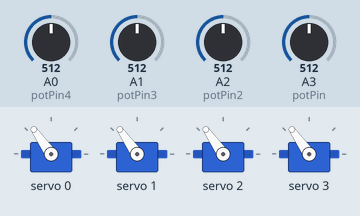
The sketch below on a simulated Arduino Uno, built with avr-gcc and run on an emulated ATmega328P. Shown: 4 × servo. The test bench sets the inputs (shaded band); at power-on: A0 (potPin4) = 512, A1 (potPin3) = 512, A2 (potPin2) = 512, A3 (potPin) = 512.

Above: at 1.2 s.
1.3 s: A0 (potPin4) set to 610
At 2.5 s:
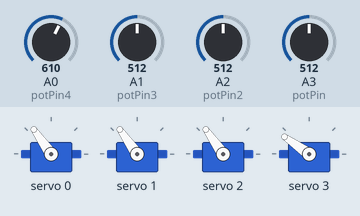
2.8 s: A1 (potPin3) set to 610
At 3.7 s:
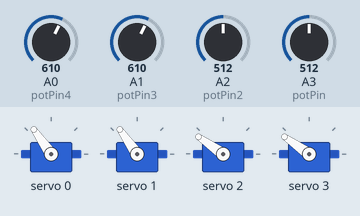
4.3 s: A2 (potPin2) set to 610
At 4.6 s:
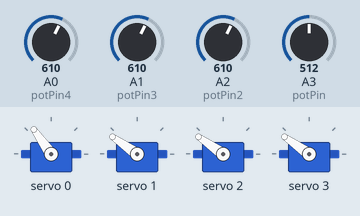
5.8 s: A3 (potPin) set to 610
At 6.9 s:
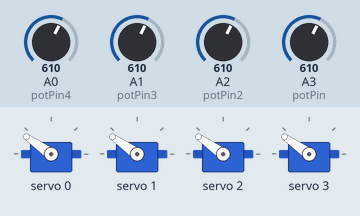
7.3 s: A0 (potPin4) set to 716
At 8.2 s:
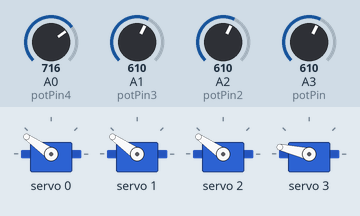
8.8 s: A1 (potPin3) set to 716
At 9.3 s:
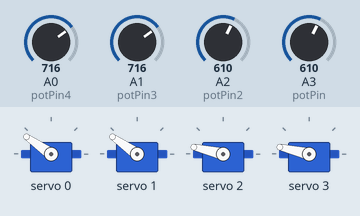
Timing chart, 0 to 11.3 s (numbered marks = the images above; inputs shaded):
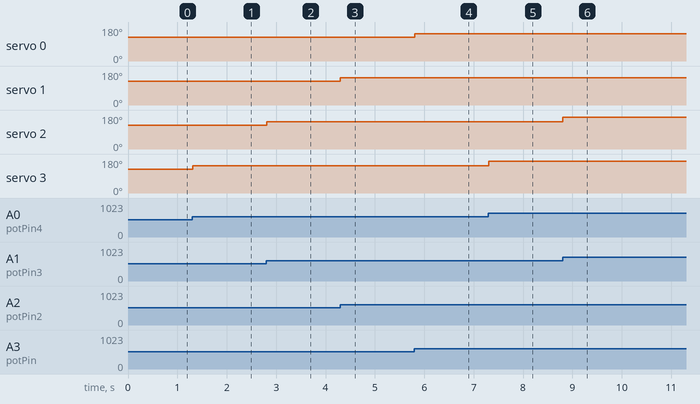

The sketch:

First_Robot_prototype_code_PCA.ino
```cpp
#include <Adafruit_PWMServoDriver.h>
#include <Wire.h>


Adafruit_PWMServoDriver pwm = Adafruit_PWMServoDriver();

#define SERVOMIN 150
#define SERVOMAX 600
#define SERVO_FREQ 50  //freq the servos run at

uint8_t servoOne = 0;  //the servo is connected at 0
uint8_t servoTwo = 1;
uint8_t servoThree = 2;
uint8_t servoFour = 3;

int const potPin = A3;
int const potPin2 = A2;
int const potPin3 = A1;
int const potPin4 = A0;
int angle1;
int angle2;
int angle3;
int angle4;
int potVal;


void setup() {
  // put your setup code here, to run once:
  pinMode(A3, INPUT); //1
  pinMode(A2, INPUT); //2
  pinMode(A1, INPUT); //3
  pinMode(A0, INPUT); //4
  //pinMode(13, OUTPUT);


  Serial.begin(9600);

  pwm.begin();
  pwm.setOscillatorFrequency(27000000);
  pwm.setPWMFreq(SERVO_FREQ);

  digitalWrite(13,HIGH);

  delay(10);
}

void loop() {

  potVal = analogRead(A3);
  angle1 = map(potVal, 0, 1023, SERVOMIN, SERVOMAX);
  pwm.setPWM(servoOne, 0, angle1);

  potVal = analogRead(A2);
  angle2 = map(potVal, 0, 1023, SERVOMIN, SERVOMAX);
  pwm.setPWM(servoTwo, 0, angle2);

  potVal = analogRead(A1);
  angle3 = map(potVal, 0, 1023, SERVOMIN, SERVOMAX);
  pwm.setPWM(servoThree, 0, angle3);

  potVal = analogRead(A0);
  angle4 = map(potVal, 0, 1023, SERVOMIN, SERVOMAX);
  pwm.setPWM(servoFour, 0, angle4);


  delay(5);
}
```

Measured:
- after the input at 1.3 s, servo 3: 125° → 145° at once
- after the input at 2.8 s, servo 2: 125° → 145° at once
- after the input at 4.3 s, servo 1: 125° → 145° at once
- after the input at 5.8 s, servo 0: 125° → 145° at once
- after the input at 7.3 s, servo 3: 145° → 167° at once
- after the input at 8.8 s, servo 2: 145° → 167° at once
